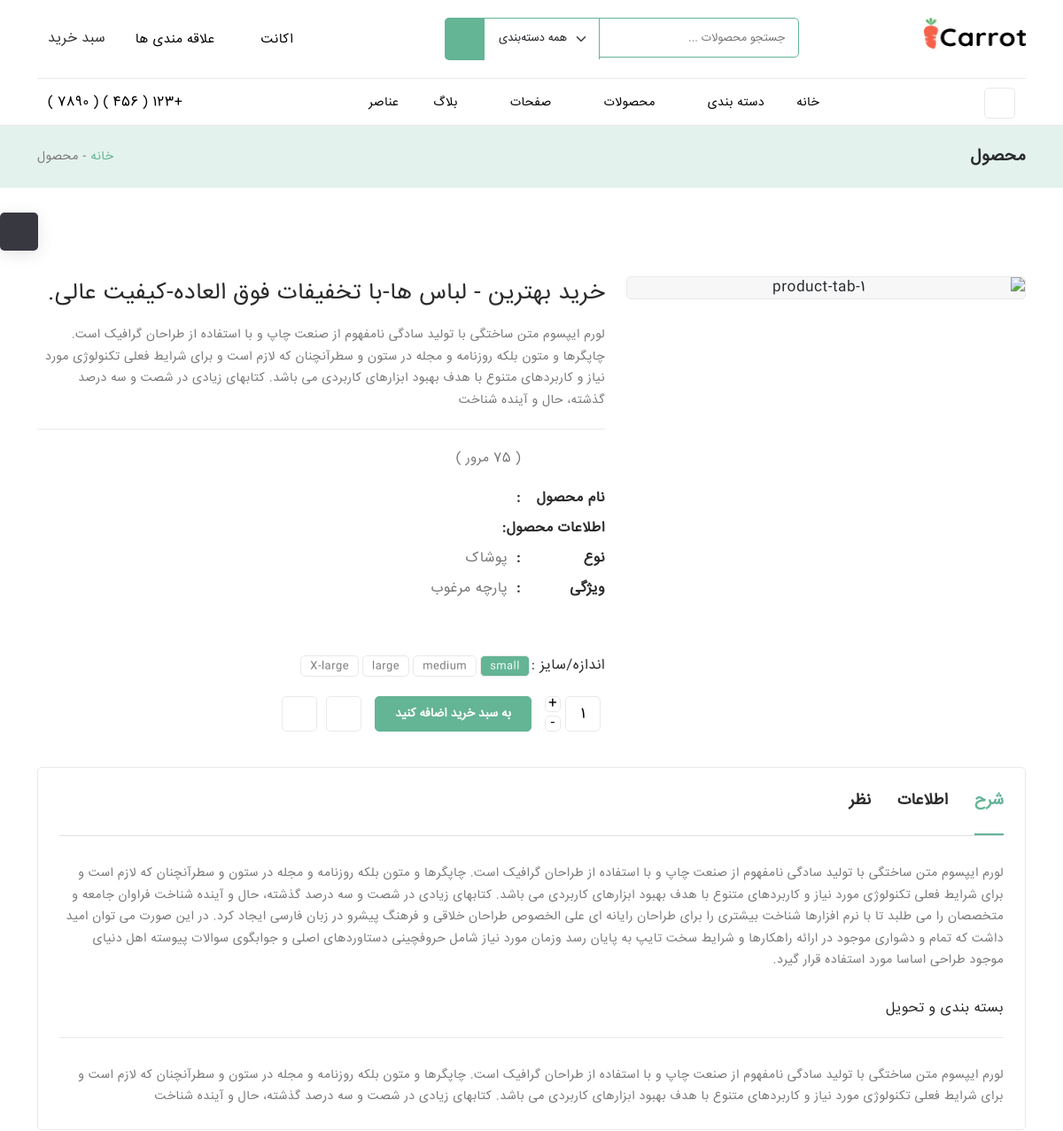
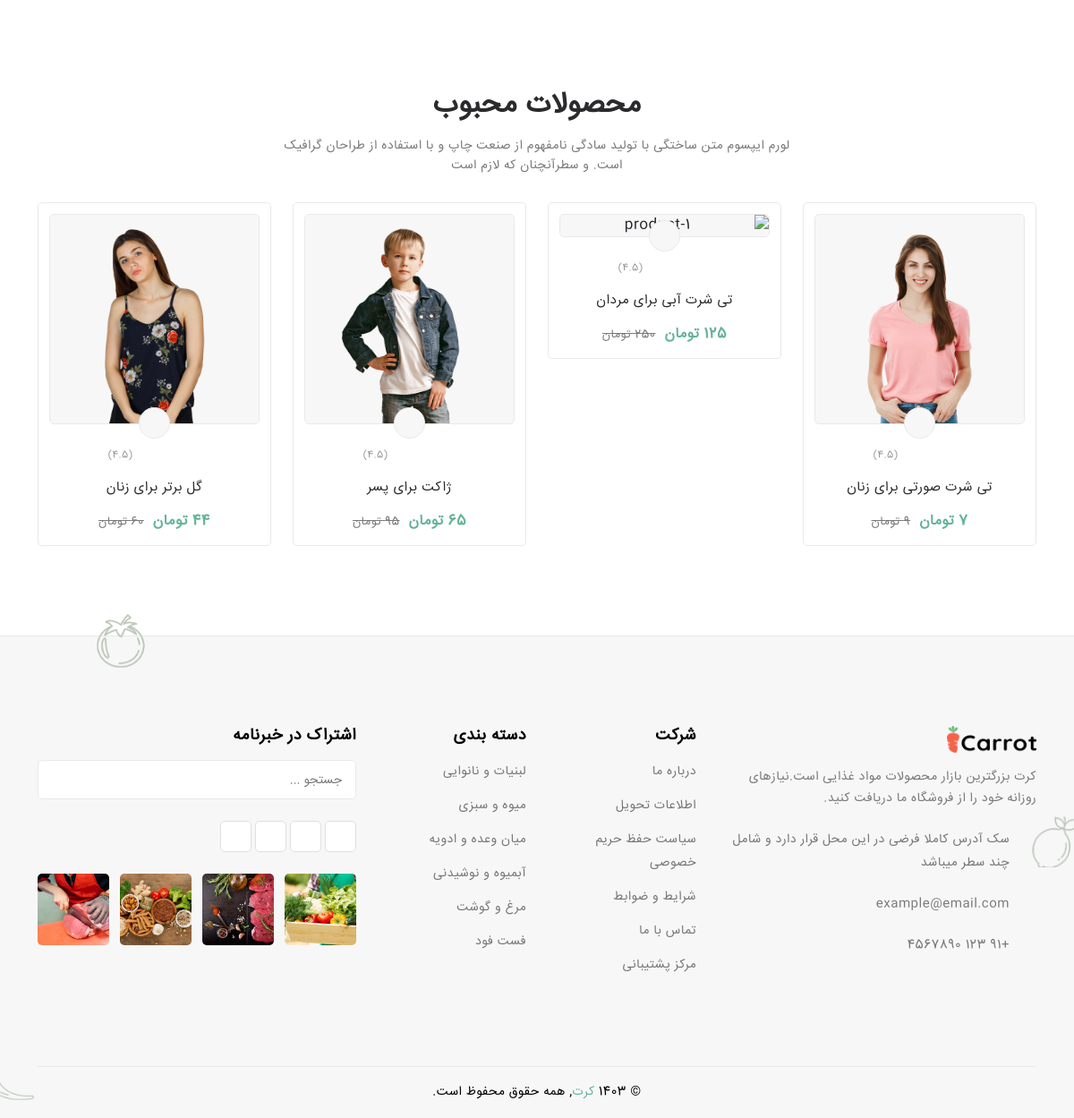
The app's page /php_project/php_project/product-full-width.php with its own data (2 pictures, top to bottom).
### tables this page shows
CREATE TABLE IF NOT EXISTS `top_header` (
  `id` int NOT NULL AUTO_INCREMENT,
  `title` varchar(200) NOT NULL,
  `pages` varchar(300) NOT NULL,
  `links` text NOT NULL,
  `icon_src` text NOT NULL,
  `menu` tinyint NOT NULL,
  `a_class` text NOT NULL,
  `link_menu` text NOT NULL,
  PRIMARY KEY (`id`)
);

CREATE TABLE IF NOT EXISTS `top_menu` (
  `id` int NOT NULL AUTO_INCREMENT,
  `title` varchar(300) NOT NULL,
  `content` text NOT NULL,
  `submenu` tinyint NOT NULL,
  `link` text NOT NULL,
  PRIMARY KEY (`id`)
);

CREATE TABLE IF NOT EXISTS `products` (
  `id` int NOT NULL AUTO_INCREMENT,
  `image_1` text NOT NULL,
  `image_2` text NOT NULL,
  `flag` text NOT NULL,
  `info` text NOT NULL,
  `new_price` varchar(300) NOT NULL,
  `old_price` varchar(300) NOT NULL,
  `title` text NOT NULL,
  `star_filled` int NOT NULL,
  `flag_mode` varchar(100) NOT NULL,
  `section` int NOT NULL,
  `category` int NOT NULL,
  `count` int NOT NULL,
  `size` varchar(10) NOT NULL,
  PRIMARY KEY (`id`),
  UNIQUE KEY `id` (`id`)
);

### php_project/php_project/product-full-width.php (the view, shortened to what the rows shown need)
<!DOCTYPE html>
<html lang="fa" dir="rtl">
<head>
    <link rel="stylesheet" href="assets/css/vendor/materialdesignicons.min.css">
    <link rel="stylesheet" href="assets/css/vendor/remixicon.css">
    <link rel="stylesheet" href="assets/css/vendor/animate.css">
    <link rel="stylesheet" href="assets/css/vendor/bootstrap.min.css">
    <link rel="stylesheet" href="assets/css/vendor/aos.min.css">
    <link rel="stylesheet" href="assets/css/vendor/range-slider.css">
    <link rel="stylesheet" href="assets/css/vendor/swiper-bundle.min.css">
    <link rel="stylesheet" href="assets/css/vendor/jquery.slick.css">
    <link rel="stylesheet" href="assets/css/vendor/slick-theme.css">
    <link rel="stylesheet" href="node_modules/bootstrap/dist/css/bootstrap.css">
    <link rel="stylesheet" href="assets/css/style.css">
</head>
<body class="body-bg-6">
    <header>
        <div class="container">
            <div class="row">
                <div class="col-lg-12">
                    <div class="top-header">
                        <div class="cr-right-bar">
                            <?php
                            $items=Top_header::getRightNav();
                            foreach ($items as $item):?>
                                <ul class="navbar-nav">
                                    <li class="nav-item dropdown">
                                        <a style="color: #333;text-decoration: none" class="<?=$item->a_class ?>" href="<?=$item->links?>">
                                            <i class=<?=$item->icon_src?>></i>
                                            <span><?php echo $item->title?></span>
                                        </a>
                                        <?php
                                        if ($item->menu=== 1) {?>
                                        <ul class="dropdown-menu">
                                            <?php
                                            $a_links=explode('-',$item->link_menu);
                                            $pages = explode('-', $item->pages);
                                            for ($i=0;$i<3;$i++){
                                                ?>
                                                <li>
                                                    <a class="dropdown-item" href=<?=$a_links[$i]?>> <?=$pages[$i]?></a>
                                                </li>
                                            <?php   }} ?>
                                        </ul>
                                    </li>
                                </ul>
                            <?php endforeach; ?>
                        </div>
                    </div>
                </div>
            </div>
            <div class="cr-fix" id="cr-main-menu-desk">
                <div class="container">
                    <div class="cr-menu-list">
                        <nav class="navbar navbar-expand-lg">
                            <div class="collapse navbar-collapse" id="navbarSupportedContent">
                                <ul class="navbar-nav">
                                    <?php $M_items=Top_menu::getMenu();
                                    foreach($M_items as $items){
                                        if ($items->submenu==1){?>
                                            <li class="nav-item dropdown">
                                                <a class="nav-link dropdown-toggle" href="<?=$items->link?>">
                                                    <?= $items->title ?>
                                                </a>
                                            </li>
                                        <?php }}?>
                                </ul>
                            </div>
                        </nav>
                    </div>
                </div>
            </div>
    </header>
    <section class="section-breadcrumb">
        <div class="cr-breadcrumb-image">
            <div class="container">
                <div class="row">
                    <div class="col-lg-12">
                        <div class="cr-breadcrumb-title">
                            <h2>محصول</h2>
                        </div>
                    </div>
                </div>
            </div>
        </div>
    </section>
    <section class="section-product padding-t-100">
        <div class="container">
            <div class="row mb-minus-24" data-aos="fade-up" data-aos-duration="2000" data-aos-delay="600">
                <div class="col-xxl-8 col-xl-7 col-md-6 col-12 mb-24">
                    <div class="cr-size-and-weight-contain">
                        <h2 class="heading">خرید بهترین - لباس ها-با تخفیفات فوق العاده-کیفیت عالی.</h2>
                    </div>
                </div>
            </div>
        </div>
    </section>
    <section class="section-popular-products padding-tb-100" data-aos="fade-up" data-aos-duration="2000"
        data-aos-delay="400">
        <div class="container">
            <div class="row">
                <div class="col-lg-12">
                    <div class="mb-30">
                        <div class="cr-banner">
                            <h2> محصولات محبوب </h2>
                        </div>
                    </div>
                </div>
            </div>
            <div class="row">
                <div class="col-lg-12">
                    <div class="cr-popular-product">
                        <?php
                        $products=products::getAllProductsBySection(1);
                        foreach($products as $product){
                            ?>
                            <div class="slick-slide">
                                <div class="cr-product-card">
                                    <div class="cr-product-image">
                                        <div class="cr-image-inner zoom-image-hover">
                                            <img src="<?=$product->image_1?>" alt="product-1">
                                        </div>
                                        <a class="cr-shopping-bag" href="javascript:void(0)">
                                            <i class="ri-shopping-bag-line"></i>
                                        </a>
                                    </div>
                                    <div class="cr-product-details">
                                        <div class="cr-brand">
                                            <div class="cr-star">
                                                  <?php
                                                $stars_fill=$product->star_filled;
                                                for ($i=1;$i<=$stars_fill;$i++):?>
                                                    <i class="ri-star-line fill"></i>
                                                <?php endfor;
                                                $stars_unfilled=5-$stars_fill;
                                                if ($stars_unfilled!=0){
                                                    for ($i=1;$i<=$stars_unfilled;$i++):?>
                                                        <i class="ri-star-line"></i>
                                                    <?php endfor; }?>
                                                <p>(4.5)</p>
                                            </div>
                                        </div>
                                        <a href="product-left-sidebar.html" class="title"><?=$product->title?></a>
                                        <p class="cr-price"><span class="new-price"><?=$product->new_price?></span> <span class="old-price"><?=$product->old_price?></span></p>
                                    </div>
                                </div>
                            </div>
                        <?php } ?>
                    </div>
                </div>
            </div>
        </div>
    </section>
</body>
</html>

### records on screen
top_header: title "اکانت"
top_header: title "علاقه مندی ها"
top_menu: title "دسته بندی"
top_menu: title "محصولات"
top_menu: title "صفحات"
top_menu: title "بلاگ"
top_menu: title "عناصر"
products: image_1 (picture), title "تی شرت صورتی برای زنان", new_price "7 تومان", old_price "9 تومان"
products: title "تی شرت آبی برای مردان", new_price "125 تومان", old_price "250 تومان"
products: image_1 (picture), title "ژاکت برای پسر", new_price "65 تومان", old_price "95 تومان"
products: image_1 (picture), title "گل برتر برای زنان", new_price "44 تومان", old_price "60 تومان"
